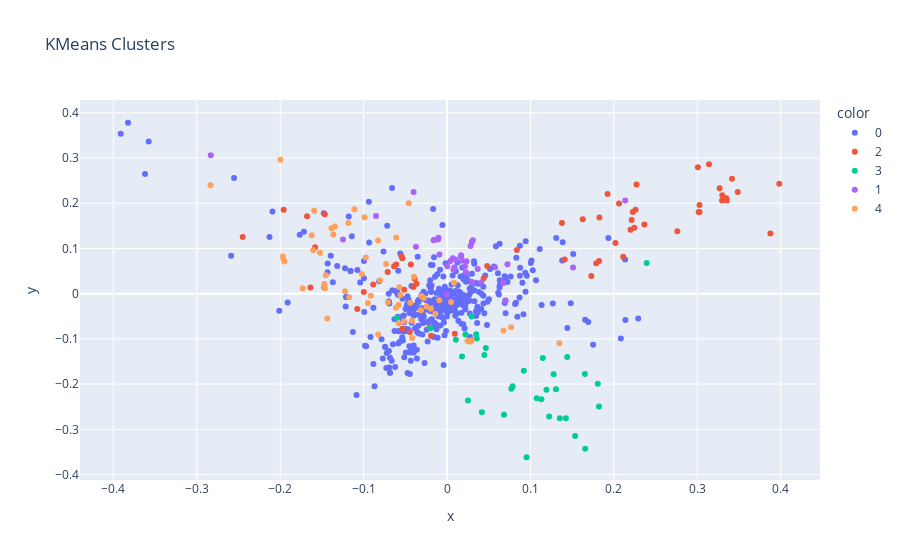

Notebook code cell kept with this figure:
### Code cell
from sklearn.decomposition import PCA
import plotly.express as px

# Reduce TF-IDF to 2D
pca = PCA(n_components=2)
X_pca = pca.fit_transform(X_train_tfidf.toarray())

fig = px.scatter(x=X_pca[:,0], y=X_pca[:,1], color=labels.astype(str),
                 title="KMeans Clusters")
fig.show()
